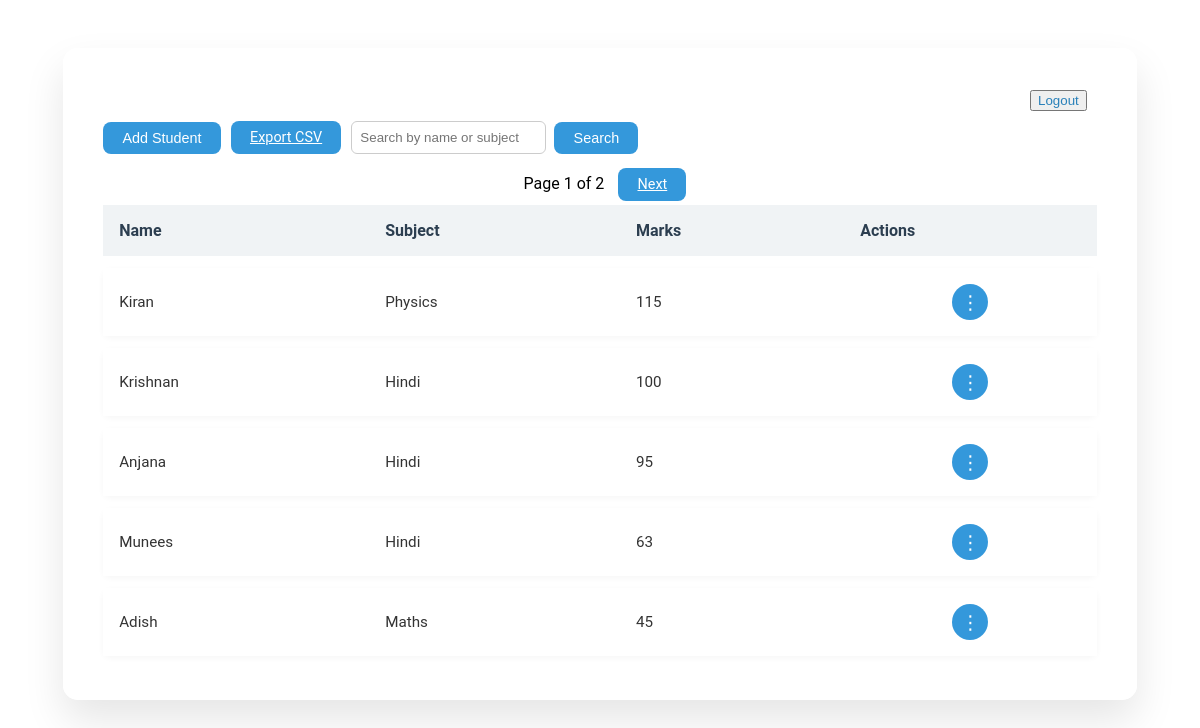
The app's page /home/ (signed in) with its own data.
### core/models.py (models this page shows, shortened)
class Student(models.Model):
    name = models.CharField(max_length=100)
    subject = models.CharField(max_length=100)
    marks = models.PositiveIntegerField(default=0)
    class Meta:
        unique_together = ('name', 'subject')

### core/views.py (the view)
# urls.py: path('home/', views.home, name='home'),
@login_required
def home(request):
    query = request.GET.get('q', '')
    students = Student.objects.filter(
        name__icontains=query
    ) | Student.objects.filter(subject__icontains=query)
    paginator = Paginator(students, 5)  # 5 students per page
    page_number = request.GET.get('page')
    page_obj = paginator.get_page(page_number)
    return render(request, 'home.html', {
        'students': page_obj,
        'query': query,
        'page_obj': page_obj
    })

### core/templates/home.html (shortened to what this page needs)
{% load static %}
<!DOCTYPE html>
<html lang="en">
<head>
  <link rel="stylesheet" href="{% static 'css/style.css' %}">
</head>
<body class="dashboard-body">
  <div class="overlay">
    <div class="header" style="display: flex; justify-content: flex-end; padding: 10px;">
      <form action="{% url 'logout' %}" method="post" style="display:inline;">
        <button type="submit" class="logout">Logout</button>
      </form>
    </div>
    <div class="toolbar" style="display: flex; flex-wrap: wrap; gap: 10px; align-items: center; margin-bottom: 1rem;">
      <button class="btn" id="addBtn">Add Student</button>
      <a href="{% url 'export_csv' %}" class="btn">Export CSV</a>
      <form method="get" style="display: flex; gap: 8px; align-items: center; margin: 0;">
        <input type="text" name="q" placeholder="Search by name or subject"
               value="{{ query }}" style="padding: 8px; border-radius: 6px; border: 1px solid #ccc;">
        <button type="submit" class="btn">Search</button>
      </form>
    </div>
    <div style="margin-top: 20px; text-align: center;">
      <span style="margin: 0 10px;">Page {{ page_obj.number }} of {{ page_obj.paginator.num_pages }}</span>
      {% if page_obj.has_next %}
        <a href="?q={{ query }}&page={{ page_obj.next_page_number }}" class="btn">Next</a>
      {% endif %}
    </div>
    <table>
      <thead>
        <tr>
          <th>Name</th>
          <th>Subject</th>
          <th>Marks</th>
          <th>Actions</th>
        </tr>
      </thead>
      <tbody>
        {% for student in page_obj %}
        <tr data-id="{{ student.id }}">
          <td>{{ student.name }}</td>
          <td>{{ student.subject }}</td>
          <td>{{ student.marks }}</td>
          <td>
            <div class="dropdown" id="dropdown-{{ student.id }}">
              <button class="dropdown-toggle" onclick="toggleDropdown(event, {{ student.id }})">&#8942;</button>
            </div>
          </td>
        </tr>
        {% empty %}
        <tr>
          <td colspan="4" style="text-align: center; color: #888;">No students found.</td>
        </tr>
        {% endfor %}
      </tbody>
    </table>
  </div>
</body>
</html>

### static/css/style.css (style rules this page uses)
body { margin: 0; font-family: 'Roboto', sans-serif; background: url('https://images.unsplash.com/photo-1577896851231-70ef18881754?auto=format&fit=crop&w=1500&q=80') no-repeat center center fixed; background-size: cover; display: flex; justify-content: center; align-items: flex-start; padding: 3rem; }
.overlay { background-color: rgba(255, 255, 255, 0.95); padding: 2rem 2.5rem; border-radius: 15px; box-shadow: 0 20px 40px rgba(0, 0, 0, 0.1); width: 90%; max-width: 1000px; }
.header { display: flex; justify-content: flex-end; padding: 10px; }
.logout { color: #2980b9; text-decoration: none; font-weight: 500; }
.btn { background-color: #3498db; color: white; border: none; padding: 0.5rem 1.2rem; border-radius: 8px; cursor: pointer; font-size: 0.9rem; }
table { width: 100%; border-collapse: separate; border-spacing: 0 12px; background-color: transparent; }
thead { background-color: #f7f9fc; }
th { background-color: #f0f3f5; padding: 1rem; color: #2c3e50; font-weight: 600; text-align: left; white-space: nowrap; }
tbody tr { background-color: #ffffff; box-shadow: 0 2px 6px rgba(0, 0, 0, 0.04); border-radius: 8px; overflow: hidden; }
td { padding: 1rem; font-size: 0.95rem; color: #333; white-space: nowrap; vertical-align: middle; position: relative; }
td:last-child { text-align: center; }
.dropdown { position: relative; display: inline-block; }
.dropdown-toggle { background-color: #3498db; border: none; color: #fff; font-size: 1.2rem; padding: 8px; border-radius: 50%; cursor: pointer; width: 36px; height: 36px; display: flex; justify-content: center; align-items: center; }

### records on screen
Student: name "Kiran", subject "Physics", marks "115"
Student: name "Krishnan", subject "Hindi", marks "100"
Student: name "Anjana", subject "Hindi", marks "95"
Student: name "Munees", subject "Hindi", marks "63"
Student: name "Adish", subject "Maths", marks "45"

### other values on screen
{{ page_obj.number }} "1"
{{ page_obj.paginator.num_pages }} "2"
